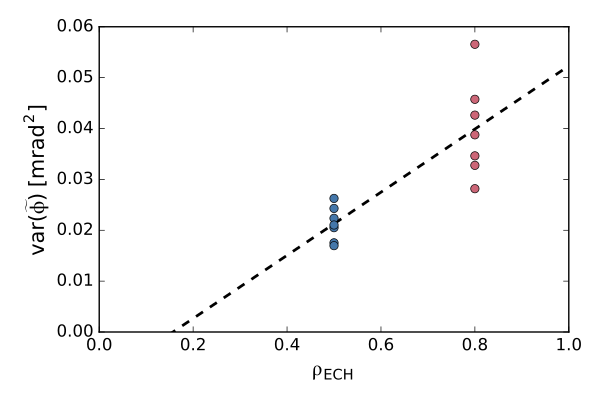

Here is the Python script that generated this plot:
import numpy as np
import matplotlib.pyplot as plt
import random_data as rd
import mitpci
from gadata import gadata
from distinct_colours import get_distinct


# Windows for analysis: includes shot, time window, & ECH location
from windows import windows

# ELM-filtering parameters
sigma_mult = 3
debounce_dt = 0.5e-3            # Less than ELM spacing
window_fraction = [0.2, 0.8]

pci_channel = 8

# Spectral parameters
Tens = 0.5e-3       # Less than ELM spacing
Nreal_per_ens = 1   # Do averaging after ELM-filtering

# Remove interferometer coherent pickup
fcoherent = [
    [321993, 345681],
    [490328, 514368],
    [654570, 682260],
    [825666, 850316],
    [990271, 1017980]
]

bump_bandwdith = [300e3, 600e3]

# Remove noise floor?
subtract_noise_floor = True
noise_floor = 1e-13  # [rad^2 / kHz]

# Plotting parameters
figsize = (6, 4)
fontsize = 15
marker = 'o'
cols = get_distinct(2)
fit_color = 'k'
fit_linestyle = '--'
linewidth = 2


if __name__ == '__main__':
    Nwin = len(windows)
    varphi = np.zeros(Nwin)
    rho_ECH = np.zeros(Nwin)

    for window_index, w in enumerate(windows):
        print '\nWindow %i of %i' % (window_index + 1, Nwin)

        rho = w.rho_ECH
        shot = w.shot
        tlim = w.tlim

        # Load data
        L = mitpci.interferometer.Lissajous(shot, tlim=tlim)
        Ph_int = mitpci.interferometer.Phase(L)
        Ph_pci = mitpci.pci.Phase(shot, pci_channel, tlim=tlim)

        # Compute spectra
        asd_int = rd.spectra.AutoSpectralDensity(
            Ph_int.x, Fs=Ph_int.Fs, t0=Ph_int.t0,
            Tens=Tens, Nreal_per_ens=Nreal_per_ens)
        asd_pci = rd.spectra.AutoSpectralDensity(
            Ph_pci.x, Fs=Ph_pci.Fs, t0=Ph_pci.t0,
            Tens=Tens, Nreal_per_ens=Nreal_per_ens)

        # Remove coherent peaks from interferometer spectra
        for fc in fcoherent:
            find = np.where(np.logical_and(
                asd_int.f >= fc[0],
                asd_int.f <= fc[1]))[0]

            asd_int.Gxx[find, :] = 0
            asd_int.Gxx[find, :] = np.mean([
                asd_int.Gxx[find[0] - 1, :],
                asd_int.Gxx[find[-1] + 1, :]],
                axis=0)

        # Find ELMs & average only over inter-ELM window
        SH = rd.signals.SpikeHandler(
            Ph_int.x, Fs=Ph_int.Fs, t0=Ph_int.t0,
            sigma_mult=sigma_mult, debounce_dt=debounce_dt)
        tind = SH.getSpikeFreeTimeIndices(
            asd_int.t, window_fraction=window_fraction)

        Gxx_int = np.mean(asd_int.Gxx[:, tind], axis=-1)
        Gxx_pci = np.mean(asd_pci.Gxx[:, tind], axis=-1)

        # Plot ELM-filtered spectra over specified frequency range
        fig, axes = plt.subplots(2, 1, sharex=True)

        find_int = np.where(np.logical_and(
            asd_int.f >= 10e3,
            asd_int.f <= 1e6))[0]
        find_pci = np.where(np.logical_and(
            asd_pci.f >= 10e3,
            asd_pci.f <= 2e6))[0]

        axes[0].loglog(
            asd_int.f[find_int],
            Gxx_int[find_int])
        axes[1].loglog(
            asd_pci.f[find_pci],
            Gxx_pci[find_pci])
        axes[1].set_xlabel('f [Hz]')
        axes[0].set_ylabel('S(f) [$\mathregular{rad^2}$/ Hz]')
        axes[1].set_ylabel('S(f) [$\mathregular{rad^2}$/ Hz]')
        axes[0].set_title('interferometer')
        axes[1].set_title('PCI')

        # Note bump bandwidth
        axes[0].vlines(
            bump_bandwdith,
            1e-13,
            1e-9,
            linestyle='--',
            color='k')

        plt.tight_layout()
        fname = ('./Sf_rho%.1f_%i_%.1f_to_%.1f.pdf'
                 % (rho, shot, tlim[0], tlim[1]))
        plt.savefig(fname)

        plt.close()

        # Integrate over bump bandwidth
        find_bump = np.where(np.logical_and(
            asd_int.f >= bump_bandwdith[0],
            asd_int.f <= bump_bandwdith[1]))[0]

        if subtract_noise_floor:
            varphi[window_index] = np.sum(
                Gxx_int[find_bump] - noise_floor) * asd_int.df
        else:
            varphi[window_index] = np.sum(Gxx_int[find_bump]) * asd_int.df

        rho_ECH[window_index] = rho

    # Convert varphi to mrad^2
    varphi *= 1e6

    # Fit a line to data, just to show there is indeed a trend
    A = np.array([rho_ECH, np.ones(len(rho_ECH))]).T

    fit = np.linalg.lstsq(A, varphi)[0]
    m = fit[0]
    b = fit[1]

    # Plot integrated powers
    plt.figure(figsize=figsize)

    rho_array = np.arange(0, 1.1, 0.1)
    plt.plot(
        rho_array,
        (m * rho_array) + b,
        c=fit_color,
        linewidth=linewidth,
        linestyle=fit_linestyle)

    ind05 = np.where(rho_ECH == 0.5)
    ind08 = np.where(rho_ECH == 0.8)

    plt.plot(
        rho_ECH[ind05],
        varphi[ind05],
        marker,
        c=cols[0])
    plt.plot(
        rho_ECH[ind08],
        varphi[ind08],
        marker,
        c=cols[1])

    plt.xlabel(
        r'$\mathregular{\rho_{ECH}}$',
        fontsize=fontsize)
    plt.ylabel(
        r'$\mathregular{var(\widetilde{\phi}) \; [mrad^2]}$',
        fontsize=fontsize)

    plt.xlim([0, 1])
    plt.ylim([0, 0.06])

    plt.tight_layout()

    plt.show()
